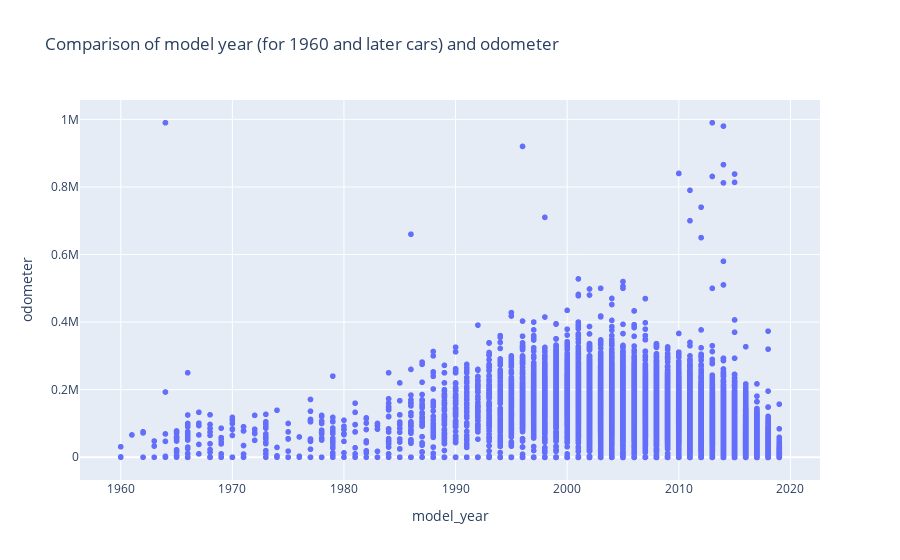

The notebook cell saved with this chart:
### Markdown cell above
5. VISUALIZATIONS

### Code cell
import plotly.express as px
df_filtered = df[df['model_year'] >= 1960]

fig3 = px.scatter(df_filtered, x='model_year', y='odometer', title="Comparison of model year (for 1960 and later cars) and odometer")
fig3.show()

### Figure 1 — Plotly figure (JSON) as saved in the notebook; plotly's stock layout.template omitted (floating-point values rounded to 4 significant figures; data arrays with more than 128 entries replaced by an {"elided": "..."} marker saying what was removed)
{"data": [{"hovertemplate": "model_year=%{x}<br>odometer=%{y}<extra></extra>", "legendgroup": "", "marker": {"color": "#636efa", "symbol": "circle"}, "mode": "markers", "name": "", "showlegend": false, "type": "scattergl", "x": {"elided": "47044 int values"}, "xaxis": "x", "y": {"elided": "47044 int values"}, "yaxis": "y"}], "layout": {"legend": {"tracegroupgap": 0}, "title": {"text": "Comparison of model year (for 1960 and later cars) and odometer"}, "xaxis": {"anchor": "y", "domain": [0, 1], "title": {"text": "model_year"}}, "yaxis": {"anchor": "x", "domain": [0, 1], "title": {"text": "odometer"}}}}
